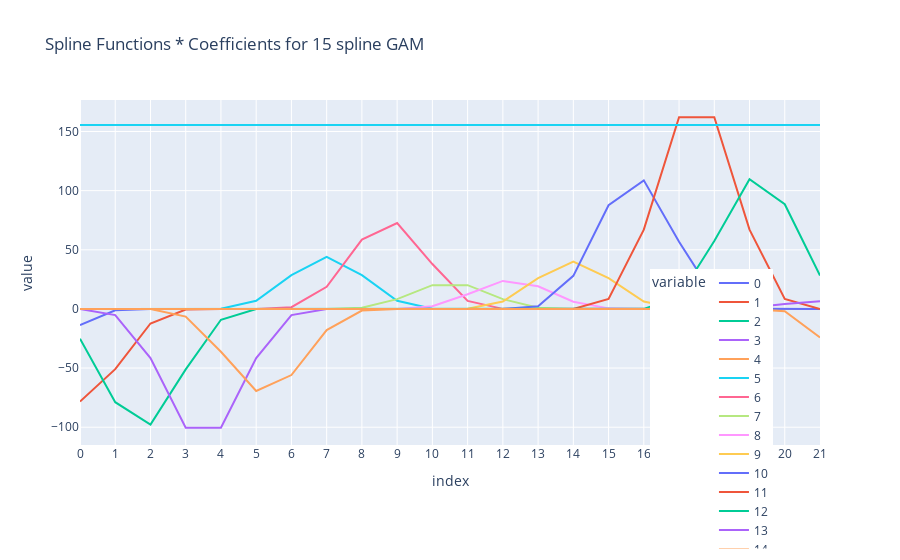

The notebook cell this image was saved under:
### Code cell
plot = px.scatter(data_frame=scaled_matrix,
                  x= scaled_matrix.index,
                  y= scaled_matrix.columns,
                 title=f'Spline Functions * Coefficients for {splines} spline GAM')

for i in plot.data:
    i.update(mode='lines')

plot.update_layout(xaxis={'dtick':1},showlegend=True,
                   legend=dict(
                                orientation="h",
                                yanchor="bottom",
                                xanchor="right",x=.52,y=-.3))
#plot.update_yaxes(range=[0,500])
# dp.Report(dp.Plot(plot)).publish(name='Weighted Spline Functions on Median Bike Rentals Per Hour',open=True,visibility=dp.Visibility.PUBLIC)
plot

### Figure 1 — Plotly figure (JSON) as saved in the notebook; plotly's stock layout.template omitted (floating-point values rounded to 4 significant figures)
{"data": [{"hovertemplate": "variable=0<br>index=%{x}<br>value=%{y}<extra></extra>", "legendgroup": "0", "marker": {"color": "#636efa", "symbol": "circle"}, "mode": "lines", "name": "0", "orientation": "v", "showlegend": true, "type": "scatter", "x": [0, 1, 2, 3, 4, 5, 6, 7, 8, 9, 10, 11, 12, 13, 14, 15, 16, 17, 18, 19, 20, 21], "xaxis": "x", "y": [-13.73, -1.081, 0, 0, 0, 0, 0, 0, 0, 0, 0, 0, 0, 0, 0, 0, 0, 0, 0, 0, 0, 0], "yaxis": "y"}, {"hovertemplate": "variable=1<br>index=%{x}<br>value=%{y}<extra></extra>", "legendgroup": "1", "marker": {"color": "#EF553B", "symbol": "circle"}, "mode": "lines", "name": "1", "orientation": "v", "showlegend": true, "type": "scatter", "x": [0, 1, 2, 3, 4, 5, 6, 7, 8, 9, 10, 11, 12, 13, 14, 15, 16, 17, 18, 19, 20, 21], "xaxis": "x", "y": [-78.32, -50.92, -12.33, -0.4567, 0, 0, 0, 0, 0, 0, 0, 0, 0, 0, 0, 0, 0, 0, 0, 0, 0, 0], "yaxis": "y"}, {"hovertemplate": "variable=2<br>index=%{x}<br>value=%{y}<extra></extra>", "legendgroup": "2", "marker": {"color": "#00cc96", "symbol": "circle"}, "mode": "lines", "name": "2", "orientation": "v", "showlegend": true, "type": "scatter", "x": [0, 1, 2, 3, 4, 5, 6, 7, 8, 9, 10, 11, 12, 13, 14, 15, 16, 17, 18, 19, 20, 21], "xaxis": "x", "y": [-25.15, -78.83, -97.75, -51.11, -9.166, -0.07333, 0, 0, 0, 0, 0, 0, 0, 0, 0, 0, 0, 0, 0, 0, 0, 0], "yaxis": "y"}, {"hovertemplate": "variable=3<br>index=%{x}<br>value=%{y}<extra></extra>", "legendgroup": "3", "marker": {"color": "#ab63fa", "symbol": "circle"}, "mode": "lines", "name": "3", "orientation": "v", "showlegend": true, "type": "scatter", "x": [0, 1, 2, 3, 4, 5, 6, 7, 8, 9, 10, 11, 12, 13, 14, 15, 16, 17, 18, 19, 20, 21], "xaxis": "x", "y": [0, -5.235, -41.56, -100.5, -100.5, -41.56, -5.235, 0, 0, 0, 0, 0, 0, 0, 0, 0, 0, 0, 0, 0, 0, 0], "yaxis": "y"}, {"hovertemplate": "variable=4<br>index=%{x}<br>value=%{y}<extra></extra>", "legendgroup": "4", "marker": {"color": "#FFA15A", "symbol": "circle"}, "mode": "lines", "name": "4", "orientation": "v", "showlegend": true, "type": "scatter", "x": [0, 1, 2, 3, 4, 5, 6, 7, 8, 9, 10, 11, 12, 13, 14, 15, 16, 17, 18, 19, 20, 21], "xaxis": "x", "y": [0, 0, -0.05201, -6.501, -36.25, -69.32, -55.91, -17.84, -1.404, 0, 0, 0, 0, 0, 0, 0, 0, 0, 0, 0, 0, 0], "yaxis": "y"}, {"hovertemplate": "variable=5<br>index=%{x}<br>value=%{y}<extra></extra>", "legendgroup": "5", "marker": {"color": "#19d3f3", "symbol": "circle"}, "mode": "lines", "name": "5", "orientation": "v", "showlegend": true, "type": "scatter", "x": [0, 1, 2, 3, 4, 5, 6, 7, 8, 9, 10, 11, 12, 13, 14, 15, 16, 17, 18, 19, 20, 21], "xaxis": "x", "y": [0, 0, 0, 0, 0.2568, 6.933, 28.63, 44.04, 28.63, 6.933, 0.2568, 0, 0, 0, 0, 0, 0, 0, 0, 0, 0, 0], "yaxis": "y"}, {"hovertemplate": "variable=6<br>index=%{x}<br>value=%{y}<extra></extra>", "legendgroup": "6", "marker": {"color": "#FF6692", "symbol": "circle"}, "mode": "lines", "name": "6", "orientation": "v", "showlegend": true, "type": "scatter", "x": [0, 1, 2, 3, 4, 5, 6, 7, 8, 9, 10, 11, 12, 13, 14, 15, 16, 17, 18, 19, 20, 21], "xaxis": "x", "y": [0, 0, 0, 0, 0, 0, 1.471, 18.68, 58.55, 72.6, 37.96, 6.808, 0.05447, 0, 0, 0, 0, 0, 0, 0, 0, 0], "yaxis": "y"}, {"hovertemplate": "variable=7<br>index=%{x}<br>value=%{y}<extra></extra>", "legendgroup": "7", "marker": {"color": "#B6E880", "symbol": "circle"}, "mode": "lines", "name": "7", "orientation": "v", "showlegend": true, "type": "scatter", "x": [0, 1, 2, 3, 4, 5, 6, 7, 8, 9, 10, 11, 12, 13, 14, 15, 16, 17, 18, 19, 20, 21], "xaxis": "x", "y": [0, 0, 0, 0, 0, 0, 0, 0, 1.046, 8.306, 20.08, 20.08, 8.306, 1.046, 0, 0, 0, 0, 0, 0, 0, 0], "yaxis": "y"}, {"hovertemplate": "variable=8<br>index=%{x}<br>value=%{y}<extra></extra>", "legendgroup": "8", "marker": {"color": "#FF97FF", "symbol": "circle"}, "mode": "lines", "name": "8", "orientation": "v", "showlegend": true, "type": "scatter", "x": [0, 1, 2, 3, 4, 5, 6, 7, 8, 9, 10, 11, 12, 13, 14, 15, 16, 17, 18, 19, 20, 21], "xaxis": "x", "y": [0, 0, 0, 0, 0, 0, 0, 0, 0, 0.01777, 2.221, 12.38, 23.68, 19.1, 6.094, 0.4797, 0, 0, 0, 0, 0, 0], "yaxis": "y"}, {"hovertemplate": "variable=9<br>index=%{x}<br>value=%{y}<extra></extra>", "legendgroup": "9", "marker": {"color": "#FECB52", "symbol": "circle"}, "mode": "lines", "name": "9", "orientation": "v", "showlegend": true, "type": "scatter", "x": [0, 1, 2, 3, 4, 5, 6, 7, 8, 9, 10, 11, 12, 13, 14, 15, 16, 17, 18, 19, 20, 21], "xaxis": "x", "y": [0, 0, 0, 0, 0, 0, 0, 0, 0, 0, 0, 0.2331, 6.294, 25.99, 39.98, 25.99, 6.294, 0.2331, 0, 0, 0, 0], "yaxis": "y"}, {"hovertemplate": "variable=10<br>index=%{x}<br>value=%{y}<extra></extra>", "legendgroup": "10", "marker": {"color": "#636efa", "symbol": "circle"}, "mode": "lines", "name": "10", "orientation": "v", "showlegend": true, "type": "scatter", "x": [0, 1, 2, 3, 4, 5, 6, 7, 8, 9, 10, 11, 12, 13, 14, 15, 16, 17, 18, 19, 20, 21], "xaxis": "x", "y": [0, 0, 0, 0, 0, 0, 0, 0, 0, 0, 0, 0, 0, 2.202, 27.97, 87.65, 108.7, 56.83, 10.19, 0.08154, 0, 0], "yaxis": "y"}, {"hovertemplate": "variable=11<br>index=%{x}<br>value=%{y}<extra></extra>", "legendgroup": "11", "marker": {"color": "#EF553B", "symbol": "circle"}, "mode": "lines", "name": "11", "orientation": "v", "showlegend": true, "type": "scatter", "x": [0, 1, 2, 3, 4, 5, 6, 7, 8, 9, 10, 11, 12, 13, 14, 15, 16, 17, 18, 19, 20, 21], "xaxis": "x", "y": [0, 0, 0, 0, 0, 0, 0, 0, 0, 0, 0, 0, 0, 0, 0, 8.446, 67.04, 162.1, 162.1, 67.04, 8.446, 0], "yaxis": "y"}, {"hovertemplate": "variable=12<br>index=%{x}<br>value=%{y}<extra></extra>", "legendgroup": "12", "marker": {"color": "#00cc96", "symbol": "circle"}, "mode": "lines", "name": "12", "orientation": "v", "showlegend": true, "type": "scatter", "x": [0, 1, 2, 3, 4, 5, 6, 7, 8, 9, 10, 11, 12, 13, 14, 15, 16, 17, 18, 19, 20, 21], "xaxis": "x", "y": [0, 0, 0, 0, 0, 0, 0, 0, 0, 0, 0, 0, 0, 0, 0, 0, 0.08231, 10.29, 57.37, 109.7, 88.49, 28.23], "yaxis": "y"}, {"hovertemplate": "variable=13<br>index=%{x}<br>value=%{y}<extra></extra>", "legendgroup": "13", "marker": {"color": "#ab63fa", "symbol": "circle"}, "mode": "lines", "name": "13", "orientation": "v", "showlegend": true, "type": "scatter", "x": [0, 1, 2, 3, 4, 5, 6, 7, 8, 9, 10, 11, 12, 13, 14, 15, 16, 17, 18, 19, 20, 21], "xaxis": "x", "y": [0, 0, 0, 0, 0, 0, 0, 0, 0, 0, 0, 0, 0, 0, 0, 0, 0, 0, 0.03746, 1.012, 4.177, 6.425], "yaxis": "y"}, {"hovertemplate": "variable=14<br>index=%{x}<br>value=%{y}<extra></extra>", "legendgroup": "14", "marker": {"color": "#FFA15A", "symbol": "circle"}, "mode": "lines", "name": "14", "orientation": "v", "showlegend": true, "type": "scatter", "x": [0, 1, 2, 3, 4, 5, 6, 7, 8, 9, 10, 11, 12, 13, 14, 15, 16, 17, 18, 19, 20, 21], "xaxis": "x", "y": [0, 0, 0, 0, 0, 0, 0, 0, 0, 0, 0, 0, 0, 0, 0, 0, 0, 0, 0, 0, -1.903, -24.17], "yaxis": "y"}, {"hovertemplate": "variable=15<br>index=%{x}<br>value=%{y}<extra></extra>", "legendgroup": "15", "marker": {"color": "#19d3f3", "symbol": "circle"}, "mode": "lines", "name": "15", "orientation": "v", "showlegend": true, "type": "scatter", "x": [0, 1, 2, 3, 4, 5, 6, 7, 8, 9, 10, 11, 12, 13, 14, 15, 16, 17, 18, 19, 20, 21], "xaxis": "x", "y": [155.6, 155.6, 155.6, 155.6, 155.6, 155.6, 155.6, 155.6, 155.6, 155.6, 155.6, 155.6, 155.6, 155.6, 155.6, 155.6, 155.6, 155.6, 155.6, 155.6, 155.6, 155.6], "yaxis": "y"}], "layout": {"legend": {"orientation": "h", "title": {"text": "variable"}, "tracegroupgap": 0, "x": 0.52, "xanchor": "right", "y": -0.3, "yanchor": "bottom"}, "showlegend": true, "title": {"text": "Spline Functions * Coefficients for 15 spline GAM"}, "xaxis": {"anchor": "y", "domain": [0, 1], "dtick": 1, "title": {"text": "index"}}, "yaxis": {"anchor": "x", "domain": [0, 1], "title": {"text": "value"}}}}
